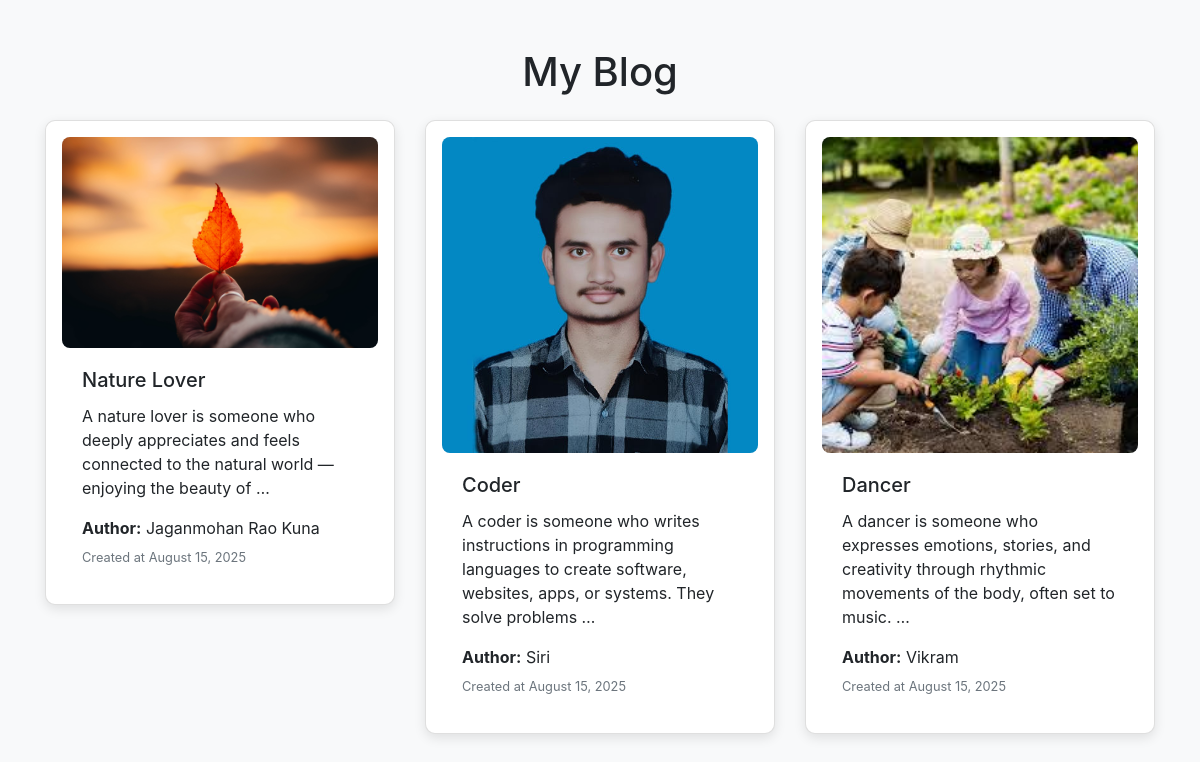
Page /blog on the committed database.
### demoapp/models.py (models this page shows, shortened)
class Blog(models.Model):
    title=models.CharField(max_length=100)
    image=models.ImageField(upload_to="images/")
    description = models.TextField()
    author = models.CharField(max_length=100)
    created_at = models.DateTimeField(default=datetime.now)

### demoapp/views.py (the view)
# urls.py: path("blog",blogpage,name="blog"),
def blogpage(request):
    post = Blog.objects.all()
    return render(request,"base.html",{'post':post})

### templates/base.html (shortened to what this page needs)
<!doctype html>
<html lang="en">
  <head>
    <link rel="stylesheet" href="https://cdn.jsdelivr.net/npm/bootstrap@4.4.1/dist/css/bootstrap.min.css">
  </head>
  <body>
    <div class="container py-5">
      <h1 class="mb-4 text-center"> My Blog</h1>
      <div class="row">
        {% for i in post %}
          <div class="col-md-4">
            <div class="card blog-card p-3">
              <img src="{{ i.image.url }}" alt="{{ i.title }}">
              <div class="card-body">
                <h5 class="card-title">{{ i.title }}</h5>
                <p class="card-text">{{ i.description|truncatewords:20 }}</p>
                <p class="mb-1"><strong>Author:</strong> {{ i.author }}</p>
                <small class="text-muted">Created at {{ i.created_at|date:"F d, Y" }}</small>
              </div>
            </div>
          </div>
        {% empty %}
          <div class="col-12">
            <p class="text-center text-muted">No blog posts available</p>
          </div>
        {% endfor %}
      </div>
    </div>
  </body>
</html>

### templates/base.html (style rules this page uses)
body { background-color: #f8f9fa; }
.blog-card img { width: 100%; height: auto; object-fit: contain; border-radius: 8px; background-color: #e9ecef; }
.blog-card { margin-bottom: 30px; border-radius: 10px; box-shadow: 0 4px 12px rgba(0,0,0,0.1); background-color: white; }

### rows in the picture
Blog: image (picture), title "Nature Lover", description "A nature lover is someone who deeply appreciates and feels connected to the natural world — enjoying the beauty of …", author "Jaganmohan Rao Kuna", created_at "August 15, 2025"
Blog: image (picture), title "Coder", description "A coder is someone who writes instructions in programming languages to create software, websites, apps, or systems. They solve problems …", author "Siri", created_at "August 15, 2025"
Blog: image (picture), title "Dancer", description "A dancer is someone who expresses emotions, stories, and creativity through rhythmic movements of the body, often set to music. …", author "Vikram", created_at "August 15, 2025"
